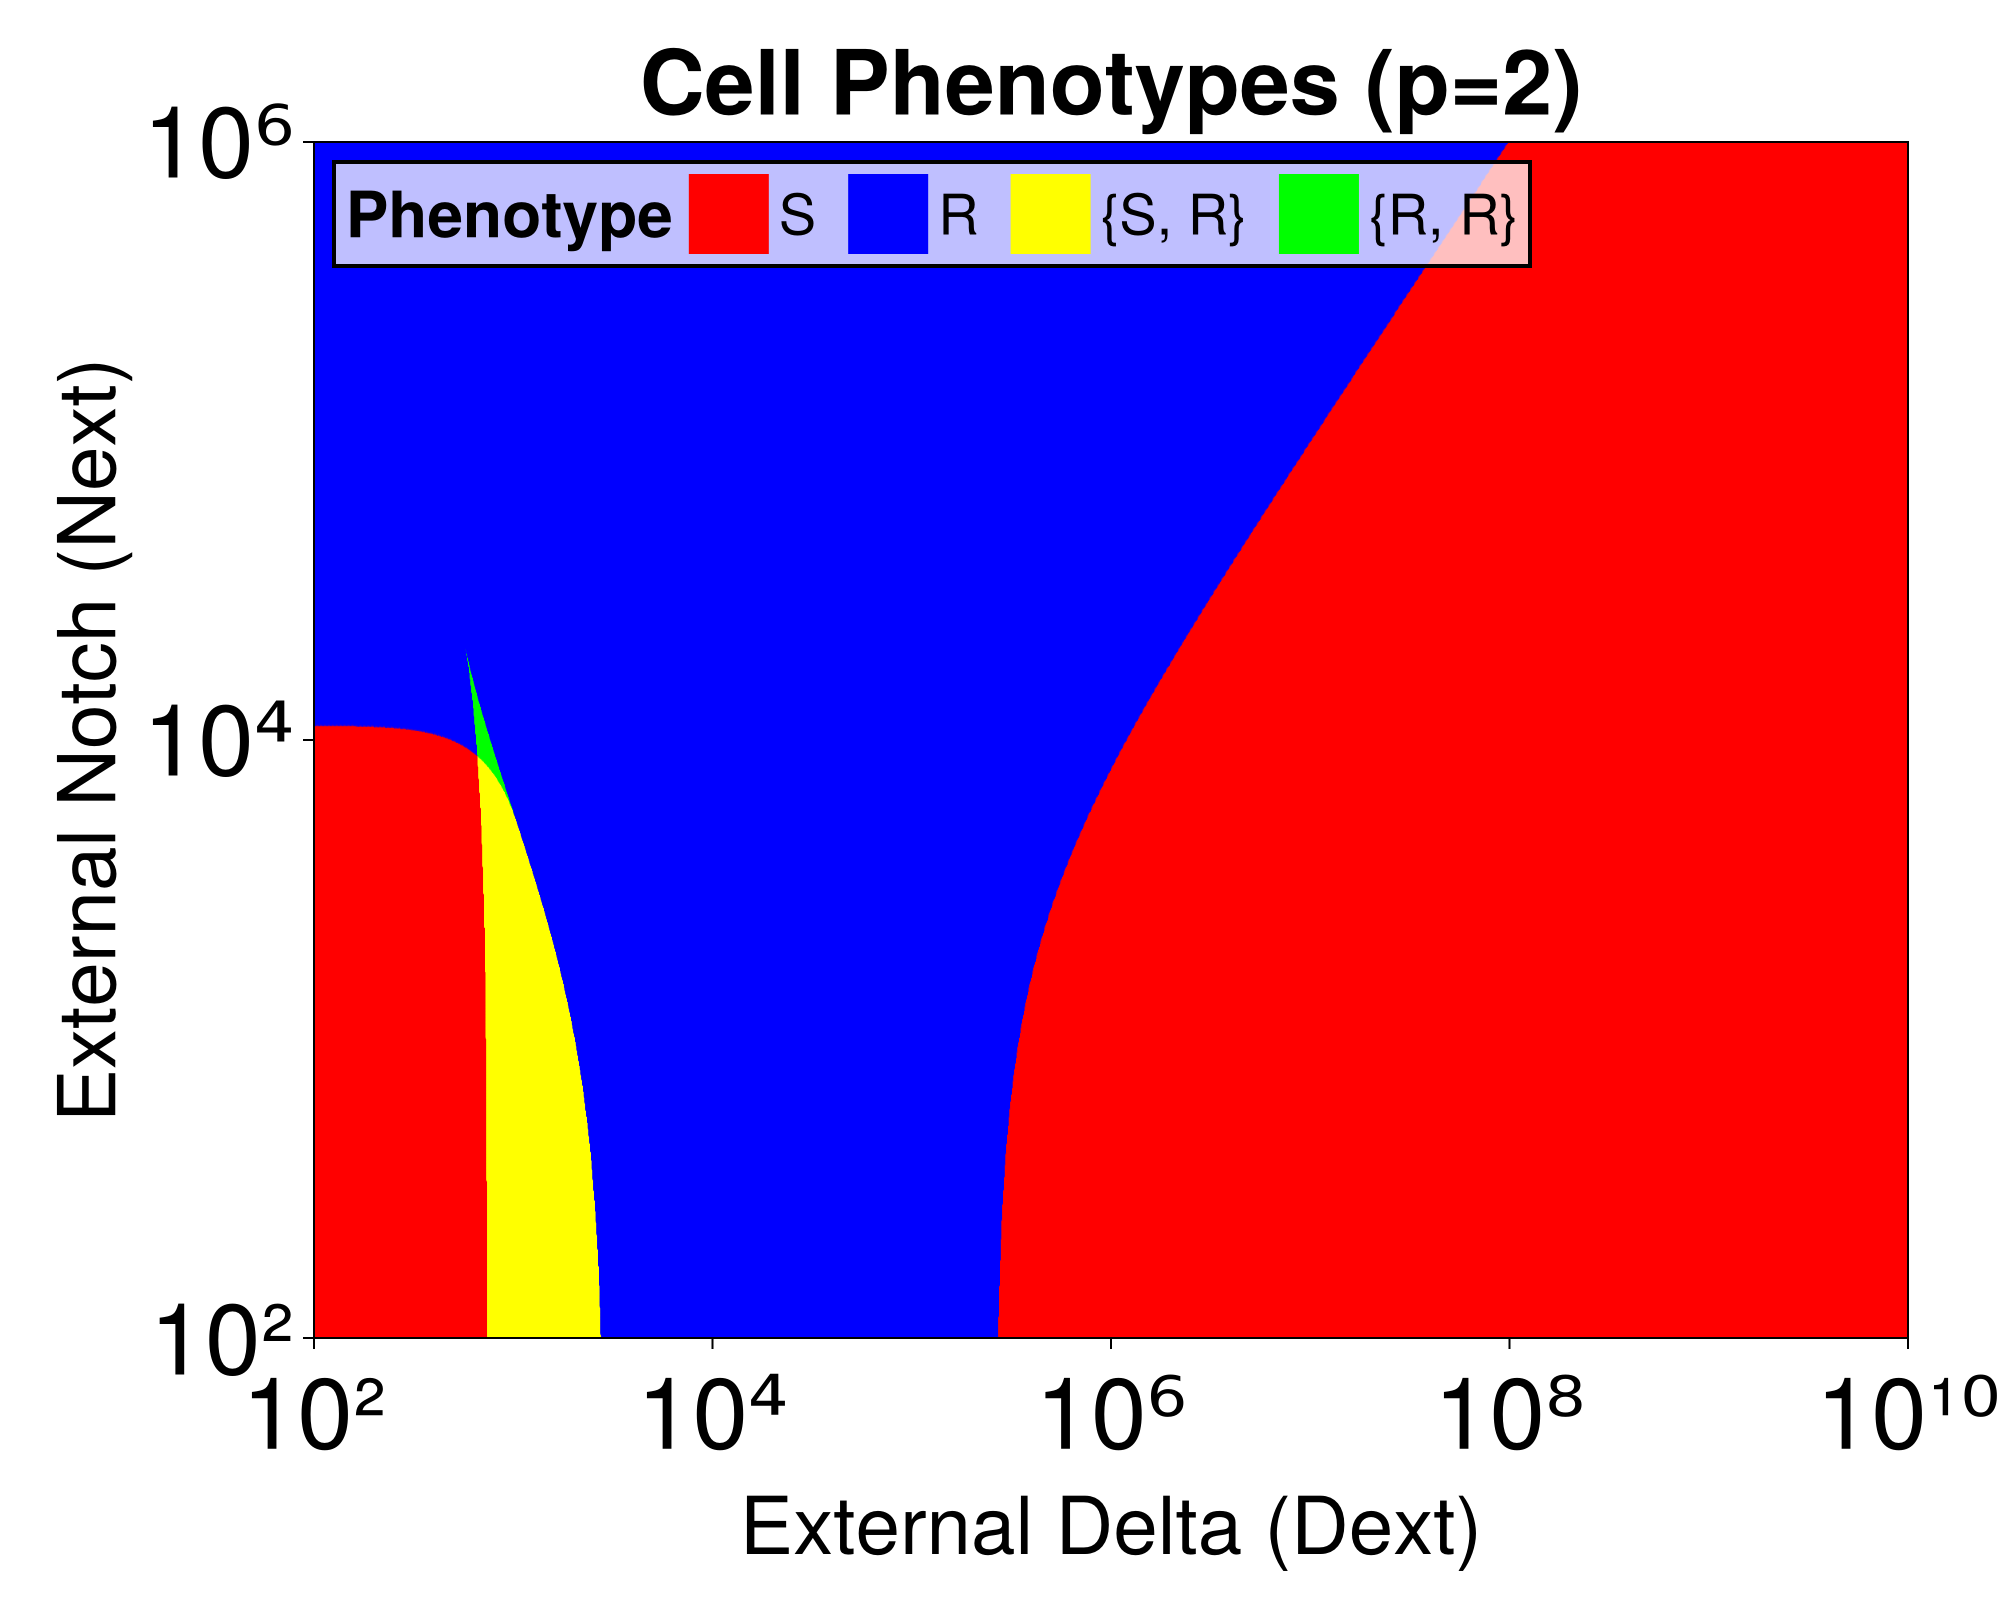

Generate this figure with Julia:
# Julia code for generating phenotype bifurcation w.r.t Dext and Next
# for the model in Boareto et al 2015 PNAS
# Yuxin Liang, Ling Xue, Kun Zhao, Xiaoming Zheng
# January 2026

using CairoMakie
using Roots

# --- 1. Parameters ---
const p = 2
const γ = 0.1
const γI = 0.5
const kC = 5e-4
const kT = 5e-5
const βN = 500.0
const βD = 1000.0
const I0 = 200.0

const N0, D0 = βN / γ, βD / γ
const K_const = (βN * kT) / (I0 * γI * γ)
const αd, αn = (kC * βD) / (γ^2), (kC * βN) / (γ^2)

# --- 2. Robust Classification ---
function get_phenotype(Dext::Float64, Next::Float64)
    bi = K_const * Dext
    bd = (kT * Dext / γ) + 1.0
    bn = (kT * Next / γ) + 1.0
    f(N) = (2.0 - (1.0/(1.0 + (bi*N)^p))) - (αd*N*( (1.0/(1.0 + (bi*N)^p)) / (αn*N + bn) ) + bd*N)
    roots = Float64[]
    test_range = range(1e-9, 2.1, length=300)
    for i in 1:(length(test_range)-1)
        try
            if f(test_range[i]) * f(test_range[i+1]) < 0
                push!(roots, find_zero(f, (test_range[i], test_range[i+1])))
            end
        catch; continue; end
    end
    stable_roots = length(roots) >= 3 ? [roots[1], roots[end]] : (length(roots) > 0 ? [roots[1]] : Float64[])
    if isempty(stable_roots); return 0.0; end
    states = Symbol[]
    for nr in stable_roots
        H = 1.0 / (1.0 + (bi * nr)^p)
        dr = H / (αn * nr + bn)
        push!(states, (nr * N0 > dr * D0) ? :R : :S)
    end
    if length(states) == 1
        return states[1] == :S ? 0.0 : 1.0
    else
        if all(s -> s == :R, states); return 3.0 
        elseif all(s -> s == :S, states); return 4.0 
        else; return 2.0; end
    end
end

# --- 3. Compute Grid ---
res = 2000
d_vals = collect((10.0).^range(2, 10, length=res)) 
n_vals = collect((10.0).^range(2, 6, length=res))
grid_data = zeros(Float64, length(n_vals), length(d_vals))

println("Calculating...")
for i in 1:length(n_vals), j in 1:length(d_vals)
    grid_data[i, j] = get_phenotype(d_vals[j], n_vals[i])
end

# --- 4. Plotting (LARGE LEGEND OVERLAP) ---
begin
    fig = Figure(size = (1000, 800), fontsize = 30, figure_padding = (15, 40, 15, 15))
    gl = fig[1, 1] = GridLayout()

    ax = Axis(gl[1, 1], 
              title = "Cell Phenotypes (p=$p)", 
              titlesize = 45, 
              xlabel = "External Delta (Dext)", 
              ylabel = "External Notch (Next)",
              xlabelsize = 40,
              ylabelsize = 40,
              xticklabelsize = 50,
              yticklabelsize = 50,
              xscale = log10, 
              yscale = log10,
              aspect = 4/3) 

    ax.xticks = ([10^2, 10^4, 10^6, 10^8, 10^10], ["10²", "10⁴", "10⁶", "10⁸", "10¹⁰"])
    ax.yticks = ([10^2, 10^4, 10^6], ["10²", "10⁴", "10⁶"])
    CairoMakie.xlims!(ax, 10^2, 10^10)
    CairoMakie.ylims!(ax, 10^2, 10^6)

    cmap = [:red, :blue, :yellow, :lime, :cyan]
    CairoMakie.heatmap!(ax, d_vals, n_vals, grid_data', colormap = cmap, colorrange = (0, 4), interpolate = false)

    labels = ["S", "R", "{S, R}", "{R, R}"]
    elements = [PolyElement(polycolor = cmap[i]) for i in 1:4]
    
    # Legend Overlap with LARGER fonts
    Legend(fig, elements, labels, "Phenotype",
           labelsize = 28,           # Increased from 18
           titlesize = 32,           # Increased from 22
           patchsize = (40, 40),     # Increased box sizes for visibility
           bbox = ax.scene.viewport, 
           halign = :left,           
           valign = :top,            
           margin = (10, 10, 10, 10),    
           orientation = :horizontal,
           nbanks = 1,                
           titleposition = :left,     
           backgroundcolor = (:white, 0.75),
           framevisible = true,
           framewidth = 2.0)

    # Removes extra whitespace around the figure
    resize_to_layout!(fig)

    display(fig)
    save("pheno_p2.png", fig)
    println("Saved as pheno.png")
end
